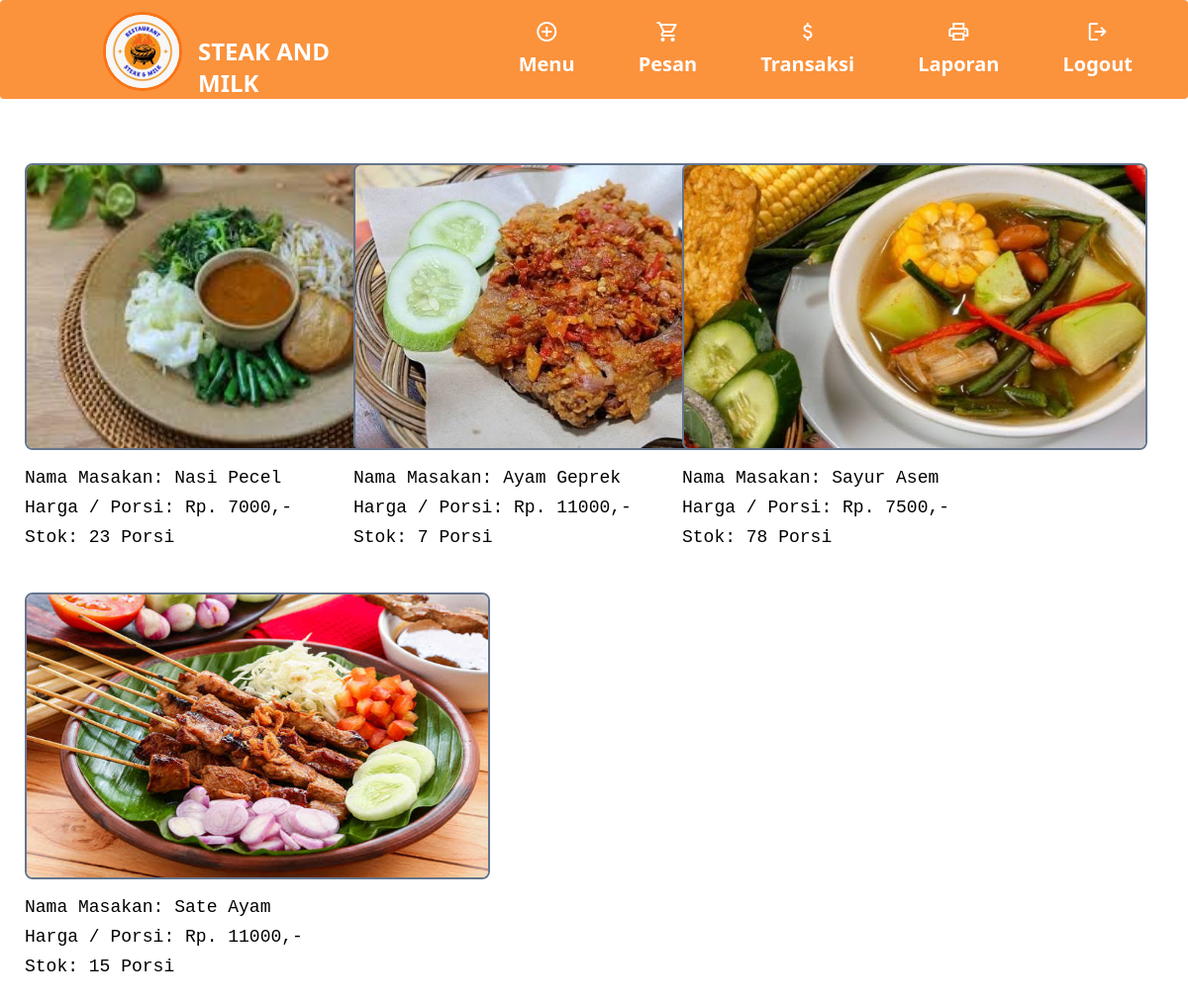
The app's page /entri_referensi.php (signed in) with its own data.
### tables this page shows
CREATE TABLE `tb_masakan` (
  `id_masakan` int(11) NOT NULL,
  `nama_masakan` varchar(150) NOT NULL,
  `harga` varchar(150) NOT NULL,
  `stok` int(11) NOT NULL,
  `status_masakan` varchar(150) NOT NULL,
  `gambar_masakan` varchar(150) NOT NULL
);

### entri_referensi.php (the view, shortened to what this page needs)
<!DOCTYPE html>
<?php
include "connection/koneksi.php";
include "topbar.php";
$id = $_SESSION['id_user'];
if (isset($_SESSION['username'])) {
  $query = "select * from user natural join tb_level where id_user = $id";
  mysqli_query($conn, $query);
  $sql = mysqli_query($conn, $query);
  while ($r = mysqli_fetch_array($sql)) {
?>
    <html lang="en">
    <head>
      <script src="tailwind.js"></script>
    </head>
    <body>
      <div class="container mx-full ">
        <div class="container mx-auto">
          <div class="flex flex-row px-4 py-6 gap-24 place-content-end">
          </div>
        </div>
        <div class="container">
          <div>
            <div>
              <?php
              if ($r['id_level'] == 1) {
              ?>
                <div class="container px-6 py-4">
                  <div class="">
                    <div class="grid grid-cols-3 gap-5">
                      <?php
                      $query_data_makanan = "select * from tb_masakan order by id_masakan desc";
                      $sql_data_makanan = mysqli_query($conn, $query_data_makanan);
                      while ($r_dt_makanan = mysqli_fetch_array($sql_data_makanan)) {
                      ?>
                        <table class="mb-5 font-mono text-lg ">
                          <tbody class="">
                            <tr>
                              <td>
                                <div class="w-full h-full mb-3"><img class="object-fill object-center rounded-lg border-2 border-slate-500" style="min-height: 290px; min-width: 470px; max-height: 290px; max-width: 470px; " src="gambar/<?php echo $r_dt_makanan['gambar_masakan'] ?>" alt=""></div>
                              </td>
                            </tr>
                            <tr>
                              <td>Nama Masakan: <?php echo $r_dt_makanan['nama_masakan']; ?></td>
                            </tr>
                            <tr>
                              <td>Harga / Porsi: Rp. <?php echo $r_dt_makanan['harga']; ?>,-</td>
                            </tr>
                            <tr>
                              <td>Stok: <?php echo $r_dt_makanan['stok']; ?> Porsi</td>
                            </tr>
                          </tbody>
                        </table>
                      <?php
                      }
                      ?>
                    </div>
                  </div>
                </div>
              <?php
              }
              ?>
            </div>
          </div>
        </div>
      </div>
    </body>
    </html>
<?php
  }
} else {
  header('location: logout.php');
}
?>

### topbar.php (shortened to what this page needs)
<head>
  <script src="https://cdn.tailwindcss.com"></script>
  <script src="tailwind.js"></script>
</head>
<body>
  <header class="bg-orange-400 sticky top-0 w-full h-[100px] rounded">
    <nav class=" flex item-center py-1 px-14">
      <div class="container w-[650px]">
        <div class="flex mx-12 pt-2 gap-4">
          <img class="rounded-full w-20 h-20 border-[3px] border-orange-500 bg-white  " src="gambar/Logojpg.jpg" alt="">
          <h1 class="font-bold text-2xl mt-6 text-white">STEAK AND MILK</h1>
        </div>
      </div>
      <div class="flex ml-[100px] mt-4 text-xl">
        <ul class="flex gap-16 text-center item-center">
          <li class="text-center item-center">
            <a href="entri_referensi.php" class="text-white hover:text-gray-500">
              <span class="material-symbols-outlined">add_circle</span><br>
              <span class="font-bold text-center">Menu</span>
            </a>
          </li>
          <li class="text-center item-center">
            <a href="entri_order.php" class="text-white hover:text-gray-500">
              <span class="material-symbols-outlined">shopping_cart</span><br>
              <span class="font-bold text-center">Pesan</span>
            </a>
          </li>
          <li class="text-center item-center">
            <a href="entri_transaksi.php" class="text-white hover:text-gray-500">
              <span class="material-symbols-outlined">attach_money</span><br>
              <span class="font-bold text-center">Transaksi</span>
            </a>
          </li>
          <li class="text-center item-center">
            <a href="generate_laporan.php" class="text-white hover:text-gray-500">
              <span class="material-symbols-outlined">print</span><br>
              <span class="font-bold text-center">Laporan</span>
            </a>
          </li>
          <li class="text-center items-center">
            <a href="logout.php" class="text-white hover:text-gray-500">
              <span class="material-symbols-outlined">logout</span><br>
              <span class="font-bold text-center">Logout</span>
            </a>
          </li>
        </ul>
      </div>
    </nav>
  </header>
</body>

### records on screen
tb_masakan: gambar_masakan (picture), nama_masakan "Nasi Pecel", harga "7000", stok "23"
tb_masakan: gambar_masakan (picture), nama_masakan "Ayam Geprek", harga "11000", stok "7"
tb_masakan: gambar_masakan (picture), nama_masakan "Sayur Asem", harga "7500", stok "78"
tb_masakan: gambar_masakan (picture), nama_masakan "Sate Ayam", harga "11000", stok "15"
